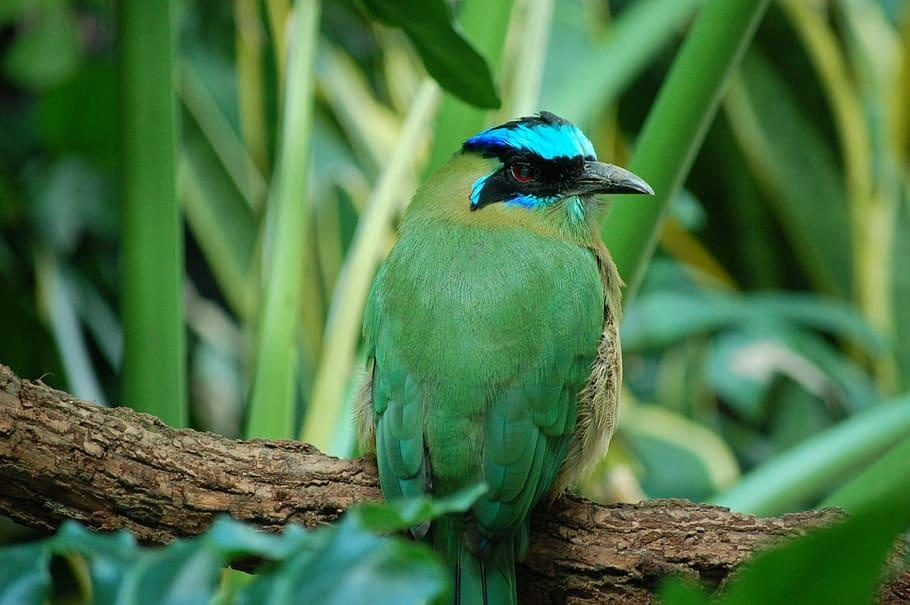
#> input picture img/465.jpg, 910 x 605 px
$ python quick_eval.py   (older library calls are emulated)
#> lines starting #> are read from the running program, lines starting #| are printed output that depends on the picture; after the words box and inside, x2 and y2 are one past the last pixel; in counts of white or black regions, pixels touching at a corner belong together
### cmeasure.py
import numpy as np
import cv2
import math
import faiss
from sklearn.preprocessing import StandardScaler
from skimage.color import deltaE_ciede2000, rgb2lab

class GeneralContextMeasure:
    def __init__(self, beta2: float = 1.0, alpha: float = 6.0):
        """
        Initializes the ContextMeasure instance.

        Parameters:
            beta2 (float): Balancing factor for transmission and completeness.
            alpha (float): Scaling factor for Gaussian covariance.
            gamma (int):
            lambda_spatial (float):
        """
        self.beta2 = beta2
        self.alpha = alpha
        self._exp_factor = math.e / (math.e - 1)

    def compute(self, fm: np.ndarray, gt: np.ndarray, img: np.ndarray = None) -> float:
        """
        Computes the context measure between foreground map and ground truth.

        Parameters:
            fm (numpy.ndarray): foreground map (values between 0 and 255).
            gt (numpy.ndarray): ground truth map (values between 0 and 255).

        Returns:
            float: context measure value.
        """
        X = self._preprocess_map(fm, binary_flag = False)
        Y = self._preprocess_map(gt, binary_flag = True)
        cov_matrix, x_dis, y_dis = self._compute_y_params(Y)
        K = self._gaussian_kernel(x_dis, y_dis, cov_matrix)

        # forward inference
        forward = self.forward_inference(X, Y, K)
        mforward = np.sum(forward * X) / (np.sum(X) + 1e-8)

        # reverse deduction
        reverse = self.reverse_deduction(X, Y, K)
        e = np.zeros_like(Y)
        if img is not None:
            e = self.context_weight(img, Y)

        wreverse = np.sum(reverse * (Y + e)) / (np.sum(Y) + np.sum(e) + 1e-8)

        return (1 + self.beta2) * mforward * wreverse / (self.beta2 * mforward + wreverse + 1e-8)

    # [10 lines left out: function visualize, not called in this run]

    def forward_inference(self, X: np.ndarray, Y: np.ndarray, kernel: np.ndarray) -> np.ndarray:
        x_binary = (X > 0).astype(int)
        global_relevance_matrix = cv2.filter2D(Y, cv2.CV_32F, kernel)
        return x_binary * global_relevance_matrix

    def reverse_deduction(self, X: np.ndarray, Y: np.ndarray, kernel: np.ndarray) -> np.ndarray:
        X = X.astype(float)
        non_global_completeness_matrix = np.exp(-1 * cv2.filter2D(X, -1, kernel))
        global_completeness_matrix = 1 - non_global_completeness_matrix
        reverse = self._exp_factor * Y * global_completeness_matrix
        return reverse

    def context_weight(self, img: np.ndarray, Y: np.ndarray) -> np.ndarray:
        pass

    def _preprocess_map(self, img, binary_flag) -> np.ndarray:
        """
        Preprocesses the input map: converts to grayscale (normalizes fm, or binarizes gt).

        Parameters:
            img (numpy.ndarray): grayscale 0~255.
            binary_flag: True or False

        Returns:
            np.ndarray: (normalized grayscale fm, binarized gt)
        """
        # check img if it's a 2-channel image
        if img.ndim == 2:
            # Convert fm to grayscale
            if not binary_flag:
                img = img.astype(np.float64) / 255.0
            else:
            # Convert gt to grayscale
                img = (img >= 128).astype(np.float64)  # binarize to 0 or 1

            return img
        else:
            print('img wrong')
            return None

    def _gaussian_kernel(self, x_dis: int, y_dis: int, cov_matrix: np.ndarray) -> np.ndarray:
        det_sigma = np.linalg.det(cov_matrix)
        inv_sigma = np.linalg.inv(cov_matrix)

        x, y = np.meshgrid(np.arange(-x_dis, x_dis + 1),
                           np.arange(-y_dis, y_dis + 1), indexing='ij')
        Z = np.stack([x, y], axis=-1)
        exp_term = np.einsum('...i,ij,...j->...', Z, inv_sigma, Z)

        kernel = np.exp(-0.5 * exp_term) / (2 * np.pi * np.sqrt(det_sigma))
        return kernel / np.sum(kernel)

    def _compute_y_params(self, Y: np.ndarray) -> tuple:
        points = np.argwhere(Y > 0)
        if len(points) <= 1:
            return np.diag([0.25, 0.25]), 1, 1

        cov_matrix = np.cov(points, rowvar=False)
        if cov_matrix[0, 0] == 0:
            cov_matrix[0, 0] = 1e-8
        if cov_matrix[1, 1] == 0:
            cov_matrix[1, 1] = 1e-8
        sigma_x = np.sqrt(cov_matrix[0, 0])
        sigma_y = np.sqrt(cov_matrix[1, 1])
        total_sigma = np.sqrt(cov_matrix[0, 0] + cov_matrix[1, 1])

        std_cov_matrix = self.alpha ** 2 * cov_matrix / (total_sigma ** 2)
        std_sigma_x = self.alpha * sigma_x / total_sigma
        std_sigma_y = self.alpha * sigma_y / total_sigma
        x_dis = round(3 * std_sigma_x)
        y_dis = round(3 * std_sigma_y)

        return std_cov_matrix, x_dis, y_dis


class CamoContextMeasure(GeneralContextMeasure):
    def __init__(self, beta2: float = 1.2, alpha: float = 6.0, gamma: int = 8, lambda_spatial: float = 20):
        """
        Initializes the ContextMeasure instance.

        Parameters:
            beta2 (float): Balancing factor for transmission and completeness.
            alpha (float): Scaling factor for Gaussian covariance.
            gamma (int):
            lambda_spatial (float):
        """
        self.beta2 = beta2
        self.alpha = alpha
        self.gamma = gamma
        self.lambda_spatial = lambda_spatial
        self._exp_factor = math.e / (math.e - 1)

    def compute(self, fm: np.ndarray, gt: np.ndarray, img: np.ndarray = None) -> float:
        """
        Computes the context measure between foreground map and ground truth.

        Parameters:
            fm (numpy.ndarray): foreground map (values between 0 and 255).
            gt (numpy.ndarray): ground truth map (values between 0 and 255).

        Returns:
            float: context measure value.
        """
        X = self._preprocess_map(fm, binary_flag = False)
        Y = self._preprocess_map(gt, binary_flag = True)
        cov_matrix, x_dis, y_dis = self._compute_y_params(Y)
        K = self._gaussian_kernel(x_dis, y_dis, cov_matrix)

        # forward inference
        forward = self.forward_inference(X, Y, K)
        mforward = np.sum(forward * X) / (np.sum(X) + 1e-8)

        # reverse deduction
        reverse = self.reverse_deduction(X, Y, K)
        cd = np.zeros_like(Y)
        if img is not None:
            try:
                _, cd = self._calculate_camouflage_degree(img, Y)
            except:
                pass
        wreverse = np.sum(reverse * (Y + cd)) / (np.sum(Y) + np.sum(cd) + 1e-8)

        return (1 + self.beta2) * mforward * wreverse / (self.beta2 * mforward + wreverse + 1e-8)

    # [6 lines left out: function visualize, not called in this run]

    def _calculate_camouflage_degree(self, img: np.ndarray, mask: np.ndarray, w: int = 7) -> tuple:
        """
        Computes the camouflage degree matrix with Lab+spatial ANN and RGB reconstruction.

        Parameters:
        - img: BGR image (H x W x 3)
        - mask: binary mask (H x W)
        - w: patch size

        Returns:
        - img_recon: RGB reconstructed image
        - camouflage_degree_matrix: camouflage map (H x W)
        """

        mask_binary = (mask > 0).astype(np.uint8)
        fg_mask = mask_binary
        bg_mask = self._extract_surrounding_background(fg_mask, kernel_size=20)
        im_fg = fg_mask[:, :, np.newaxis] * img
        im_bg = bg_mask[:, :, np.newaxis] * img
        im_lab = cv2.cvtColor(img, cv2.COLOR_BGR2LAB)

        # Step 1: from Lab space to extract patch
        im_fg_lab = im_lab * fg_mask[:, :, np.newaxis]
        im_bg_lab = im_lab * bg_mask[:, :, np.newaxis]

        fg_indices, fg_feat_lab = self._extract_patches(im_fg_lab, fg_mask, w, d=w // 2)
        bg_indices, bg_feat_lab = self._extract_patches(im_bg_lab, bg_mask, w, d=w // 2)

        # Step 2: Lab+spatial for ANN query
        fg_nn = self._ann_with_spatial_faiss(
            bg_feat_lab, fg_feat_lab,
            bg_indices, fg_indices
        )

        # Step 3: reconstruct foreground in RGB space
        img_recon = self._reconstruct_image(
            img, fg_indices, bg_indices, fg_nn, im_bg, w
        )

        # Step 4: compute similarity in Lab space
        similarity_matrix = self._compute_delta_e2000_matrix(
            img_recon, im_fg.astype(np.uint8)
        ).astype(np.float64)

        # Step 5: compute Camouflage Degree
        cd = (
            (np.exp(self.gamma * similarity_matrix * mask_binary) - 1) / (np.exp(self.gamma) - 1)
        ).astype(np.float64)

        return img_recon, cd

    def _ann_with_spatial_faiss(self, x, q, x_coords, q_coords, m=16):
        scaler = StandardScaler()
        all_coords = np.vstack([x_coords, q_coords])
        scaled_coords = scaler.fit_transform(all_coords)
        x_coords_scaled = scaled_coords[:len(x_coords)]
        q_coords_scaled = scaled_coords[len(x_coords):]

        x_aug = np.hstack([x, self.lambda_spatial * x_coords_scaled]).astype(np.float32)
        q_aug = np.hstack([q, self.lambda_spatial * q_coords_scaled]).astype(np.float32)

        dim = x_aug.shape[1]
        index = faiss.IndexFlatL2(dim)  # L2
        index.add(x_aug)

        _, indices = index.search(q_aug, 1)  # top-1
        return indices

    def _extract_surrounding_background(self, mask: np.ndarray, kernel_size: int) -> np.ndarray:
        kernel = np.ones((kernel_size, kernel_size), np.uint8)
        dilated_mask = cv2.dilate(mask, kernel, iterations=1)
        surrounding_bg_mask = dilated_mask - mask
        return surrounding_bg_mask

    def _extract_patches(self, img: np.ndarray, mask: np.ndarray, w: int, d: int) -> tuple:
        h, w_, c = img.shape
        pad_h = (d - (h - w) % d) % d
        pad_w = (d - (w_ - w) % d) % d
        img_padded = np.pad(img, ((0, pad_h), (0, pad_w), (0, 0)), mode='reflect')
        mask_padded = np.pad(mask, ((0, pad_h), (0, pad_w)), mode='constant')

        new_h, new_w = img_padded.shape[:2]

        img_patches = np.lib.stride_tricks.sliding_window_view(
            img_padded, (w, w, img.shape[2])
        )[::d, ::d, 0, :, :, :]
        mask_patches = np.lib.stride_tricks.sliding_window_view(
            mask_padded, (w, w)
        )[::d, ::d, :, :]

        img_patches = img_patches.reshape(-1, w * w * c)
        mask_patches = mask_patches.reshape(-1, w, w)

        grid_x, grid_y = np.meshgrid(
            np.arange(0, new_h - w + 1, d),
            np.arange(0, new_w - w + 1, d),
            indexing='ij'
        )
        all_indices = np.column_stack((grid_x.ravel(), grid_y.ravel()))
        valid_idx = np.all(mask_patches > 0, axis=(1, 2))
        valid_indices = all_indices[valid_idx]
        valid_patches = img_patches[valid_idx]

        return valid_indices, valid_patches

    # [55 lines left out: functions _reconstruct_image, _compute_delta_e2000_matrix, not called in this run]

#################################################################################

class ContextMeasure:
    def __init__(self, beta2: float = 1.2, alpha: float = 6.0, gamma: int = 8, lambda_spatial: float = 20):
        """
        Initializes the ContextMeasure instance.

        Parameters:
            beta2 (float): Balancing factor for transmission and completeness.
            alpha (float): Scaling factor for Gaussian covariance.
            gamma (int):
            lambda_spatial (float):
        """
        self.beta2 = beta2
        self.alpha = alpha
        self.gamma = gamma
        self.lambda_spatial = lambda_spatial
        self._exp_factor = math.e / (math.e - 1)

    # [31 lines left out: function compute, not called in this run]

    def visualize(self, img: np.ndarray, gt: np.ndarray) -> tuple:
        Y = self._preprocess_map(gt, binary_flag = True)
        cov_matrix, x_dis, y_dis = self._compute_y_params(Y)
        kernel = self._gaussian_kernel(x_dis, y_dis, cov_matrix)
        img_recon, cd = self._calculate_camouflage_degree(img, Y)
        return img_recon, cd

    # [11 lines left out: functions forward_inference, reverse_deduction, not called in this run]

    def _preprocess_map(self, img, binary_flag) -> np.ndarray:
        """
        Preprocesses the input map: converts to grayscale (normalizes fm, or binarizes gt).

        Parameters:
            img (numpy.ndarray): grayscale 0~255.
            binary_flag: True or False

        Returns:
            np.ndarray: (normalized grayscale fm, binarized gt)
        """
        # check img if it's a 2-channel image
        if img.ndim == 2:
            # Convert fm to grayscale
            if not binary_flag:
                img = img.astype(np.float64) / 255.0
            else:
            # Convert gt to grayscale
                img = (img >= 128).astype(np.float64)  # binarize to 0 or 1

            return img
        else:
            print('img wrong')
            return None

    def _gaussian_kernel(self, x_dis: int, y_dis: int, cov_matrix: np.ndarray) -> np.ndarray:
        det_sigma = np.linalg.det(cov_matrix)
        inv_sigma = np.linalg.inv(cov_matrix)

        x, y = np.meshgrid(np.arange(-x_dis, x_dis + 1),
                           np.arange(-y_dis, y_dis + 1), indexing='ij')
        Z = np.stack([x, y], axis=-1)
        exp_term = np.einsum('...i,ij,...j->...', Z, inv_sigma, Z)

        kernel = np.exp(-0.5 * exp_term) / (2 * np.pi * np.sqrt(det_sigma))
        return kernel / np.sum(kernel)

    def _compute_y_params(self, Y: np.ndarray) -> tuple:
        points = np.argwhere(Y > 0)
        if len(points) <= 1:
            return np.diag([0.25, 0.25]), 1, 1

        cov_matrix = np.cov(points, rowvar=False)
        sigma_x = np.sqrt(cov_matrix[0, 0])
        sigma_y = np.sqrt(cov_matrix[1, 1])
        total_sigma = np.sqrt(cov_matrix[0, 0] + cov_matrix[1, 1])

        std_cov_matrix = self.alpha ** 2 * cov_matrix / (total_sigma ** 2)
        std_sigma_x = self.alpha * sigma_x / total_sigma
        std_sigma_y = self.alpha * sigma_y / total_sigma
        x_dis = round(3 * std_sigma_x)
        y_dis = round(3 * std_sigma_y)

        return std_cov_matrix, x_dis, y_dis

    def _calculate_camouflage_degree(self, img: np.ndarray, mask: np.ndarray, w: int = 7) -> tuple:
        """
        Computes the camouflage degree matrix with Lab+spatial ANN and RGB reconstruction.

        Parameters:
        - img: BGR image (H x W x 3)
        - mask: binary mask (H x W)
        - w: patch size

        Returns:
        - img_recon: RGB reconstructed image
        - camouflage_degree_matrix: camouflage map (H x W)
        """

        mask_binary = (mask > 0).astype(np.uint8)
        fg_mask = mask_binary
        bg_mask = self._extract_surrounding_background(fg_mask, kernel_size=20)
        im_fg = fg_mask[:, :, np.newaxis] * img
        im_bg = bg_mask[:, :, np.newaxis] * img
        im_lab = cv2.cvtColor(img, cv2.COLOR_BGR2LAB)

        # Step 1: from Lab space to extract patch
        im_fg_lab = im_lab * fg_mask[:, :, np.newaxis]
        im_bg_lab = im_lab * bg_mask[:, :, np.newaxis]

        fg_indices, fg_feat_lab = self._extract_patches(im_fg_lab, fg_mask, w, d=w // 2)
        bg_indices, bg_feat_lab = self._extract_patches(im_bg_lab, bg_mask, w, d=w // 2)

        # Step 2: Lab+spatial for ANN query
        fg_nn = self._ann_with_spatial_faiss(
            bg_feat_lab, fg_feat_lab,
            bg_indices, fg_indices
        )

        # Step 3: reconstruct foreground in RGB space
        img_recon = self._reconstruct_image(
            img, fg_indices, bg_indices, fg_nn, im_bg, w
        )

        # Step 4: compute similarity in Lab space
        similarity_matrix = self._compute_delta_e2000_matrix(
            img_recon, im_fg.astype(np.uint8)
        ).astype(np.float64)

        # Step 5: compute Camouflage Degree
        cd = (
            (np.exp(self.gamma * similarity_matrix * mask_binary) - 1) / (np.exp(self.gamma) - 1)
        ).astype(np.float64)

        return img_recon, cd

    def _ann_with_spatial_faiss(self, x, q, x_coords, q_coords, m=16):
        scaler = StandardScaler()
        all_coords = np.vstack([x_coords, q_coords])
        scaled_coords = scaler.fit_transform(all_coords)
        x_coords_scaled = scaled_coords[:len(x_coords)]
        q_coords_scaled = scaled_coords[len(x_coords):]

        x_aug = np.hstack([x, self.lambda_spatial * x_coords_scaled]).astype(np.float32)
        q_aug = np.hstack([q, self.lambda_spatial * q_coords_scaled]).astype(np.float32)

        dim = x_aug.shape[1]
        index = faiss.IndexFlatL2(dim)  # L2
        index.add(x_aug)

        _, indices = index.search(q_aug, 1)  # top-1
        return indices

    def _extract_surrounding_background(self, mask: np.ndarray, kernel_size: int = 50) -> np.ndarray:
        kernel = np.ones((kernel_size, kernel_size), np.uint8)
        dilated_mask = cv2.dilate(mask, kernel, iterations=1)
        surrounding_bg_mask = dilated_mask - mask
        return surrounding_bg_mask

    def _extract_patches(self, img: np.ndarray, mask: np.ndarray, w: int, d: int) -> tuple:
        h, w_, c = img.shape
        pad_h = (d - (h - w) % d) % d
        pad_w = (d - (w_ - w) % d) % d
        img_padded = np.pad(img, ((0, pad_h), (0, pad_w), (0, 0)), mode='reflect')
        mask_padded = np.pad(mask, ((0, pad_h), (0, pad_w)), mode='constant')

        new_h, new_w = img_padded.shape[:2]

        img_patches = np.lib.stride_tricks.sliding_window_view(
            img_padded, (w, w, img.shape[2])
        )[::d, ::d, 0, :, :, :]
        mask_patches = np.lib.stride_tricks.sliding_window_view(
            mask_padded, (w, w)
        )[::d, ::d, :, :]

        img_patches = img_patches.reshape(-1, w * w * c)
        mask_patches = mask_patches.reshape(-1, w, w)

        grid_x, grid_y = np.meshgrid(
            np.arange(0, new_h - w + 1, d),
            np.arange(0, new_w - w + 1, d),
            indexing='ij'
        )
        all_indices = np.column_stack((grid_x.ravel(), grid_y.ravel()))
        valid_idx = np.all(mask_patches > 0, axis=(1, 2))
        valid_indices = all_indices[valid_idx]
        valid_patches = img_patches[valid_idx]

        return valid_indices, valid_patches

    # [51 lines left out: functions _reconstruct_image, _compute_delta_e2000_matrix, not called in this run]

### quick_eval.py
import numpy as np
import cv2
import time
import os
import argparse
from prettytable import PrettyTable
from cmeasure import GeneralContextMeasure, CamoContextMeasure, ContextMeasure
from sal_metrics import compute_sal_metrics

def evaluate(img, gt, fm):
    # two usage
    # first:
    GeneralCmeasure = GeneralContextMeasure()
    CamoCmeasure = CamoContextMeasure()
    gcm = GeneralCmeasure.compute(fm,gt)
    ccm = CamoCmeasure.compute(fm,gt,img)

    # second:
    # CMeasure = ContextMeasure()
    # cm = CMeasure.compute(fm,gt,img)

    # other saliency-era metrics:
    others = compute_sal_metrics(fm, gt)

    # ---- PrettyTable 输出 ----
    table = PrettyTable()
    table.field_names = ["Metric", "Value"]

    # First part: context measures
    table.add_row(["General Context-measure", f"{gcm:.8f}"])
    table.add_row(["Camouflaged Context-measure", f"{ccm:.8f}"])

    # Divider row
    table.add_row(["-" * 25, "-" * 15])

    # Other saliency-era metrics
    for metric, value in others.items():
        table.add_row([metric, f"{value:.8f}"])

    # Print table
    print(table)


def visualize(img, gt):
    save_dir = f'vis_cd'
    os.makedirs(save_dir, exist_ok=True)
    cm = ContextMeasure()
    img_recon, cd = cm.visualize(img, gt)
    local_cd = cv2.GaussianBlur(cd,ksize=(5,5),sigmaX=5,sigmaY=5)
    heatmap = cv2.applyColorMap((local_cd*255).astype(np.uint8), cv2.COLORMAP_JET)
    heatmap = np.float32(heatmap)
    cam = 0.7*heatmap + 0.3*np.float32(img)
    cv2.imwrite(os.path.join(save_dir, f'heatmap.png'), cam)
    cv2.waitKey(0)
    cv2.destroyAllWindows()


if __name__ == '__main__':
    # setup your inputs
    index = 465
    img = cv2.imread(f'img/{index}.jpg')
#> img is the input picture: shape (605, 910, 3); mean B, G, R 70.2, 117.7, 74.9
    gt = cv2.imread(f'img/{index}_gt.png', cv2.IMREAD_GRAYSCALE)
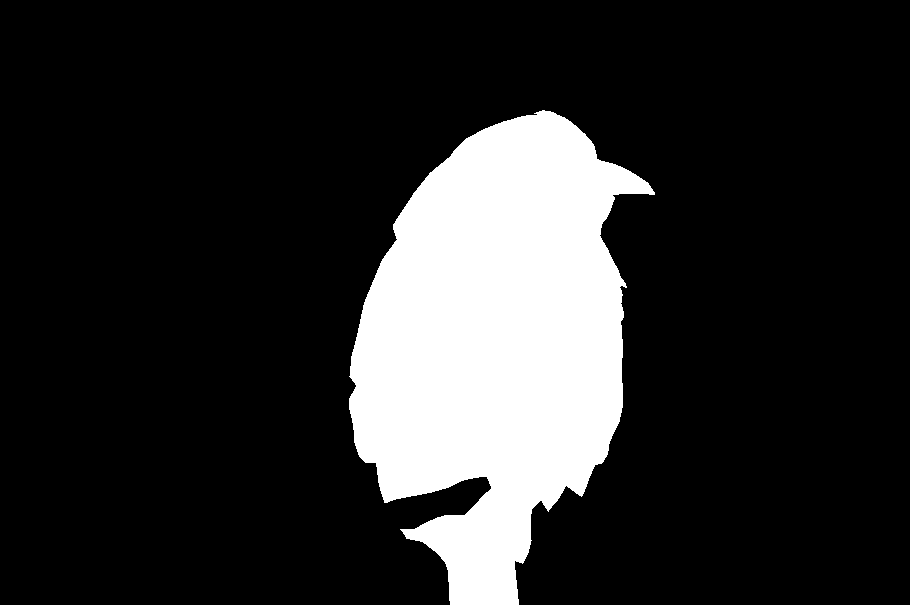
#> input picture img/465_gt.png, 910 x 605 px
#> gt: shape (605, 910); 17.2% white; 1 white region, box (x1, y1, x2, y2) and area: (349, 110, 655, 605) 94563
    fm = cv2.imread(f'img/{index}_fm.png', cv2.IMREAD_GRAYSCALE)
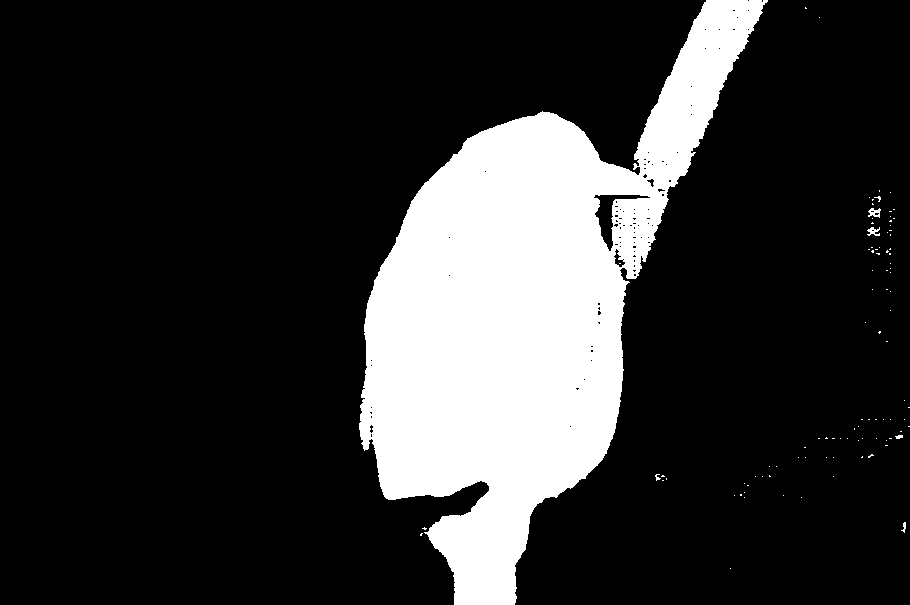
#> input picture img/465_fm.png, 910 x 605 px
#> fm: shape (605, 910); 19.1% white; 97 white regions (91 under 20 px), largest, box (x1, y1, x2, y2) and area: (359, 0, 768, 605) 104776, (868, 208, 881, 218) 76, (867, 227, 880, 236) 68, (901, 522, 906, 533) 27, (895, 435, 903, 439) 24, (655, 474, 661, 481) 21

    # get numerical evaluation scores
    evaluate(img, gt, fm)
#> (the rest of the program and of its run is left out)
